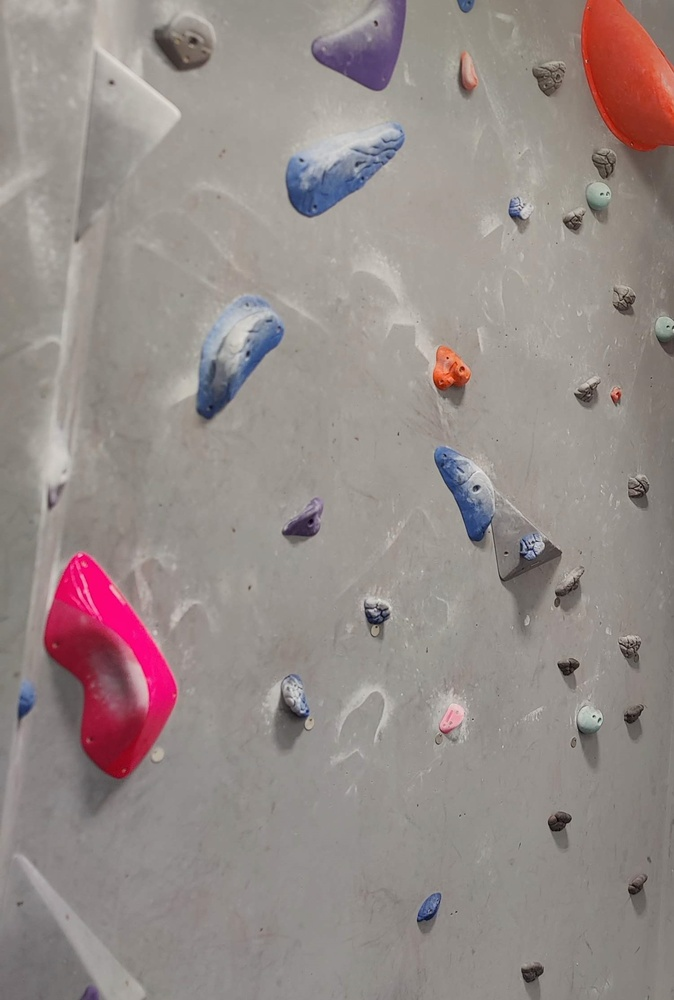
#> input picture Blank Wall.jpg, 674 x 1000 px, shrunk from 1502 x 2230 before the run
$ python 'Hold Identification Colour Binning.py'
#> lines starting #> are read from the running program, lines starting #| are printed output that depends on the picture
import cv2
import numpy as np

# Load the image
image_path = 'Blank Wall.jpg'
original_image = cv2.imread(image_path)
#> original_image is the input picture: shape (1000, 674, 3); mean B, G, R 136.7, 139.5, 149.9

# Convert to HSV
image_hsv = cv2.cvtColor(original_image, cv2.COLOR_BGR2HSV)
#> image_hsv: shape (1000, 674, 3); mean H, S, V 25.6, 27.2, 150.9
h, _, _ = cv2.split(image_hsv)
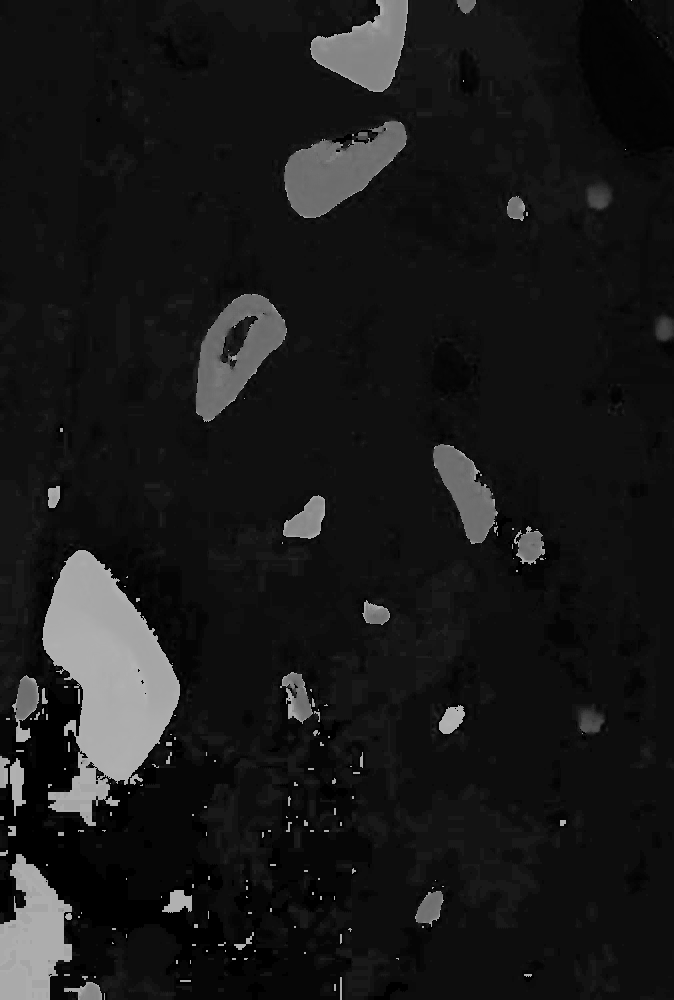
#> h: shape (1000, 674); min 0, max 179, mean 25.6

# Create a histogram of hue values
bins = np.bincount(h.flatten())
#> bins = 180 values, max 211417 at index 16, min 0 at index 27, mean 3744.4

# Set a threshold for dominant hues (adjust as needed)
MIN_PIXEL_CNT_PCT = 1.0 / 20.0
peaks = np.where(bins > (h.size * MIN_PIXEL_CNT_PCT))[0]
#> peaks = [6, 13, 16]

# Create masks for each dominant hue
masks = []
for peak in peaks:
    lower_bound = max(0, peak - 10)  # Adjust the range as needed
    upper_bound = min(180, peak + 10)
#> (the run stopped early here; a loop or call above may not have finished)
